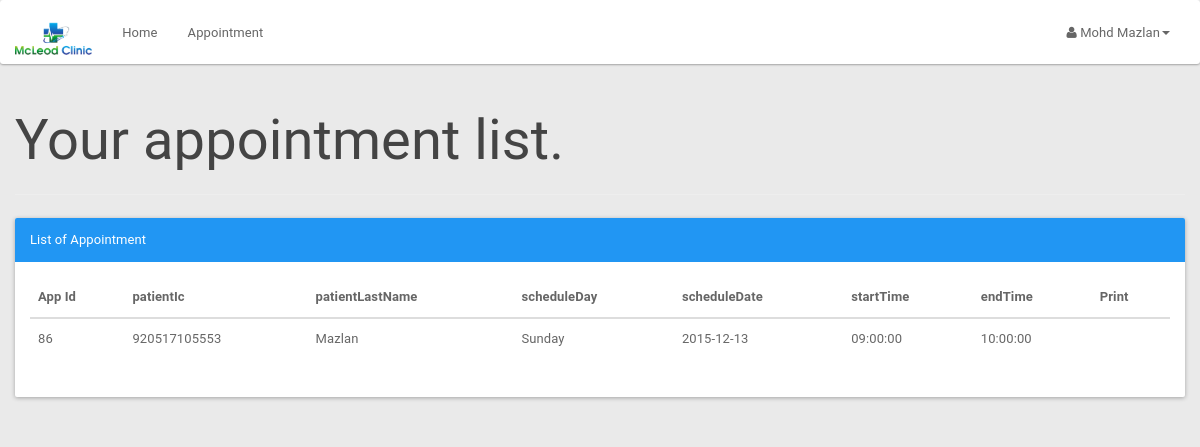
Before: /patient/patientapplist.php (signed in) with the older database file.
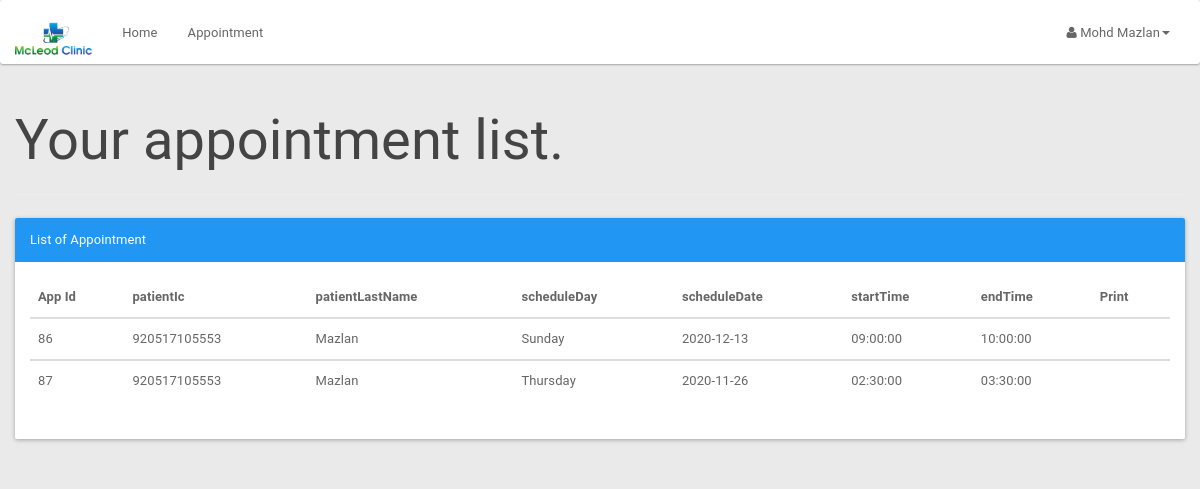
After: the same page with the newer database file.
### tables this page shows
CREATE TABLE `appointment` (
  `appId` int(3) NOT NULL AUTO_INCREMENT,
  `patientIc` bigint(12) NOT NULL,
  `scheduleId` int(10) NOT NULL,
  `appSymptom` varchar(100) NOT NULL,
  `appComment` varchar(100) NOT NULL,
  `status` varchar(10) NOT NULL DEFAULT 'process',
  PRIMARY KEY (`appId`),
  UNIQUE KEY `scheduleId_2` (`scheduleId`),
  KEY `patientIc` (`patientIc`),
  KEY `scheduleId` (`scheduleId`),
  CONSTRAINT `appointment_ibfk_4` FOREIGN KEY (`patientIc`) REFERENCES `patient` (`icPatient`),
  CONSTRAINT `appointment_ibfk_5` FOREIGN KEY (`scheduleId`) REFERENCES `doctorschedule` (`scheduleId`)
);

CREATE TABLE `patient` (
  `icPatient` bigint(12) NOT NULL,
  `password` varchar(20) NOT NULL,
  `patientFirstName` varchar(20) NOT NULL,
  `patientLastName` varchar(20) NOT NULL,
  `patientMaritialStatus` varchar(10) NOT NULL,
  `patientDOB` date NOT NULL,
  `patientGender` varchar(10) NOT NULL,
  `patientAddress` varchar(100) NOT NULL,
  `patientPhone` varchar(15) NOT NULL,
  `patientEmail` varchar(100) NOT NULL,
  PRIMARY KEY (`icPatient`)
);

CREATE TABLE `doctorschedule` (
  `scheduleId` int(11) NOT NULL AUTO_INCREMENT,
  `scheduleDate` date NOT NULL,
  `scheduleDay` varchar(15) NOT NULL,
  `startTime` time NOT NULL,
  `endTime` time NOT NULL,
  `bookAvail` varchar(10) NOT NULL,
  PRIMARY KEY (`scheduleId`)
);

### patient/patientapplist.php (the view, shortened to what this page needs)
<?php
include_once '../assets/conn/dbconnect.php';
$session=$_SESSION[ 'patientSession'];
$res=mysqli_query($con, "SELECT a.*, b.*,c.* FROM patient a
	JOIN appointment b
		On a.icPatient = b.patientIc
	JOIN doctorschedule c
		On b.scheduleId=c.scheduleId
	WHERE b.patientIc ='$session'");
	$userRow=mysqli_fetch_array($res);
?>
<!DOCTYPE html>
<html>
	<head>
		<link href="assets/css/material.css" rel="stylesheet">
		<link href="assets/css/default/style.css" rel="stylesheet">
		<link href="assets/css/default/blocks.css" rcel="stylesheet">
		<link rel="stylesheet" href="assets/font-awesome/css/font-awesome.min.css" />
	</head>
	<body>
		<nav class="navbar navbar-default " role="navigation">
			<div class="container-fluid">
				<div class="navbar-header">
					<a class="navbar-brand" href="patient.php"><img alt="Brand" src="assets/img/logo.png" height="40px"></a>
				</div>
				<div class="collapse navbar-collapse" id="bs-example-navbar-collapse-1">
					<ul class="nav navbar-nav">
						<ul class="nav navbar-nav">
							<li><a href="patient.php">Home</a></li>
							<li><a href="patientapplist.php?patientId=<?php echo $userRow['icPatient']; ?>">Appointment</a></li>
						</ul>
					</ul>
					<ul class="nav navbar-nav navbar-right">
						<li class="dropdown">
							<a href="#" class="dropdown-toggle" data-toggle="dropdown"><i class="fa fa-user"></i> <?php echo $userRow['patientFirstName']; ?> <?php echo $userRow['patientLastName']; ?><b class="caret"></b></a>
						</li>
					</ul>
				</div>
			</div>
		</nav>
<?php
echo "<div class='container'>";
echo "<div class='row'>";
echo "<div class='page-header'>";
echo "<h1>Your appointment list. </h1>";
echo "</div>";
echo "<div class='panel panel-primary'>";
echo "<div class='panel-heading'>List of Appointment</div>";
echo "<div class='panel-body'>";
echo "<table class='table table-hover'>";
echo "<thead>";
echo "<tr>";
echo "<th>App Id</th>";
echo "<th>patientIc </th>";
echo "<th>patientLastName </th>";
echo "<th>scheduleDay </th>";
echo "<th>scheduleDate </th>";
echo "<th>startTime </th>";
echo "<th>endTime </th>";
echo "<th>Print </th>";
echo "</tr>";
echo "</thead>";
$res = mysqli_query($con, "SELECT a.*, b.*,c.*
		FROM patient a
		JOIN appointment b
		On a.icPatient = b.patientIc
		JOIN doctorschedule c
		On b.scheduleId=c.scheduleId
		WHERE b.patientIc ='$session'");
while ($userRow = mysqli_fetch_array($res)) {
echo "<tbody>";
echo "<tr>";
echo "<td>" . $userRow['appId'] . "</td>";
echo "<td>" . $userRow['patientIc'] . "</td>";
echo "<td>" . $userRow['patientLastName'] . "</td>";
echo "<td>" . $userRow['scheduleDay'] . "</td>";
echo "<td>" . $userRow['scheduleDate'] . "</td>";
echo "<td>" . $userRow['startTime'] . "</td>";
echo "<td>" . $userRow['endTime'] . "</td>";
echo "<td><a href='invoice.php?appid=".$userRow['appId']."' target='_blank'><span class='glyphicon glyphicon-print' aria-hidden='true'></span></a> </td>";
}
echo "</tr>";
echo "</tbody>";
echo "</table>";
?>
	</div>
</div>
</div>
</div>
</body>
</html>

### patient/assets/css/default/style.css (style rules this page uses)
body { background-color: #EAEAEA !important; }
.navbar-default .navbar-brand { color:#fff; font-size:30px; font-weight:bold; }
.navbar { margin-bottom: 0px !important; }

Changed rows visible on the page:
now on this page (row unchanged): patient: patientFirstName "Mohd", patientLastName "Mazlan"
changed through a linked row, appointment "Sunday": scheduleId.scheduleDate "2015-12-13" → "2020-12-13"
added appointment: appId "87", patientIc "920517105553", patientIc.patientLastName "Mazlan", scheduleId.scheduleDay "Thursday", scheduleId.scheduleDate "2020-11-26", scheduleId.startTime "02:30:00", scheduleId.endTime "03:30:00"
